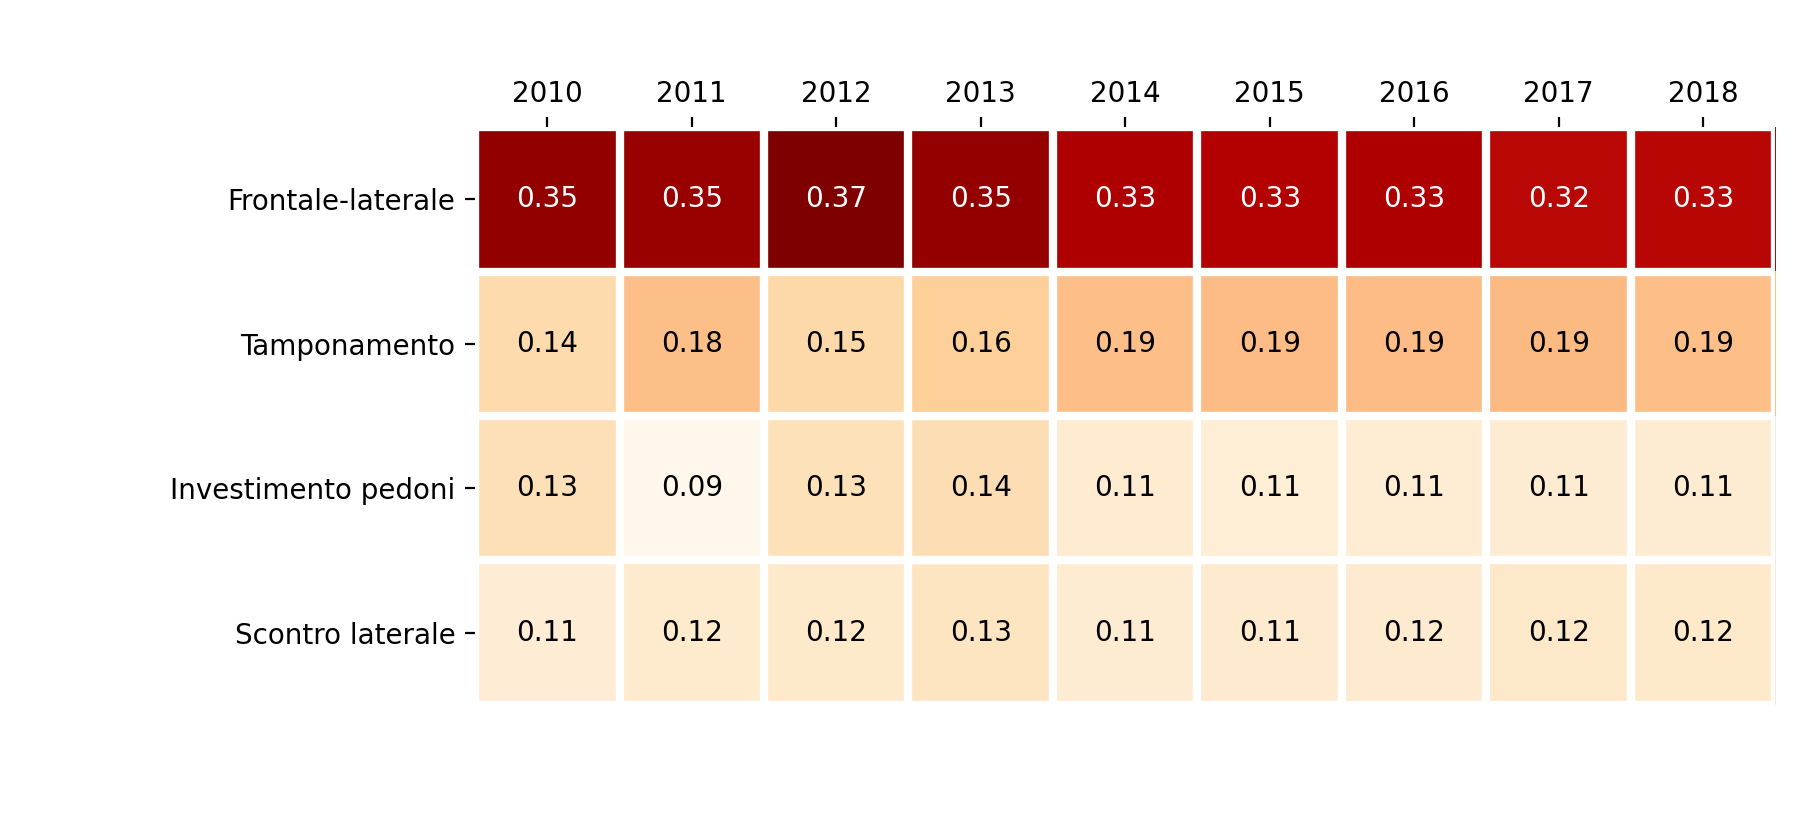

Generate this figure with Python:

from matplotlib.pyplot import colorbar
import pandas as pd
import matplotlib.pyplot as plt
import sys
sys.path.append("src")
import label_utils
import heatmap as H

path = "dataset/incidenti/incidenti_"

tipo_incidenti = ['Frontale-laterale', 'Tamponamento', 'Investimento pedoni', 'Scontro laterale']

inc_per_anno = pd.DataFrame()
for year in range(2010, 2019): 
    if year == 2017: 
        data = pd.read_csv(path + str(year) + ".txt", sep="\t",  error_bad_lines=False, engine='python')
    else: 
        data = pd.read_csv(path + str(year) + ".txt", sep="\t",  encoding="latin1")

    natura_incidente = data['natura_incidente']

    natura_incidente_labels = label_utils.join_labels(
        natura_incidente, 
        "dataset/incidenti/Classificazioni/natura_incidente.csv"
    ).value_counts(normalize=True)

    natura_incidente_labels = natura_incidente_labels[tipo_incidenti]

    inc_per_anno[str(year)] = pd.Series(natura_incidente_labels)


fig, ax = plt.subplots()

im = H.heatmap(
    inc_per_anno, 
    inc_per_anno.index, 
    inc_per_anno.columns, 
    ax=ax, cmap="OrRd", 
    cbar_visible=False)
texts = H.annotate_heatmap(im)

fig.tight_layout()
plt.show()
